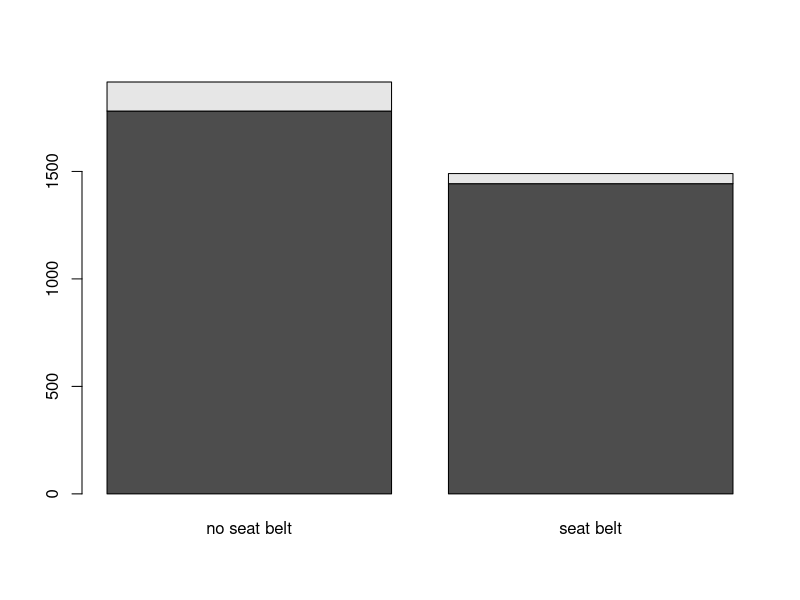
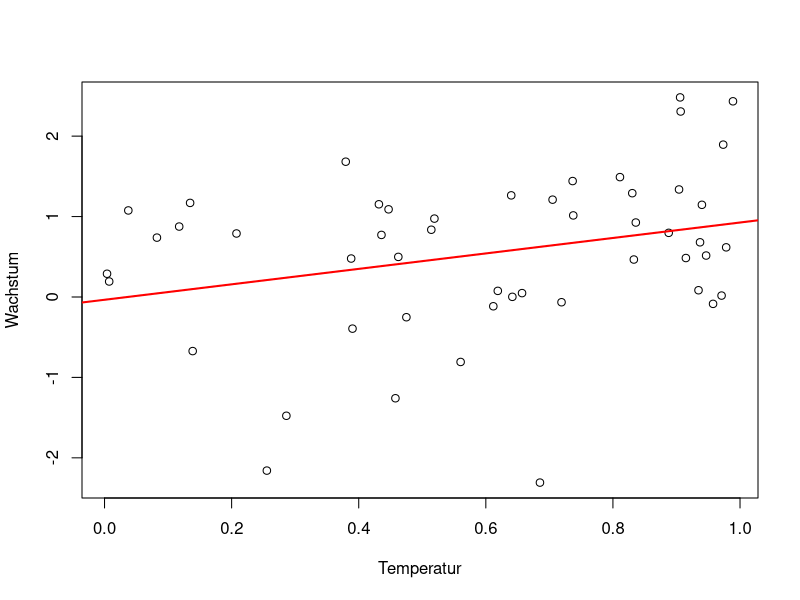
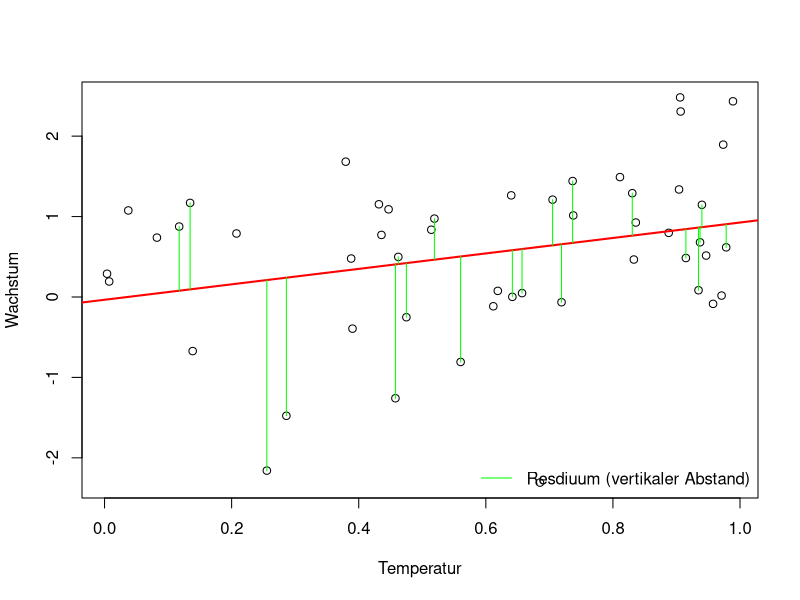
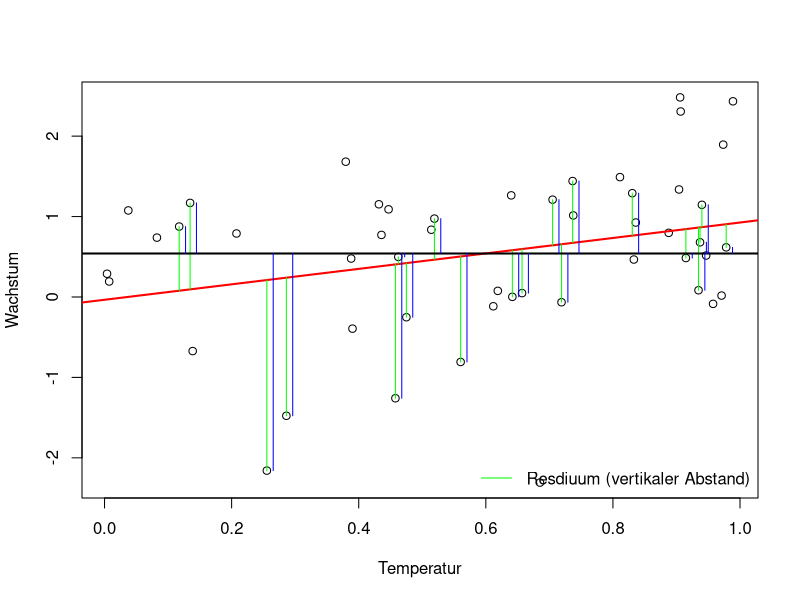
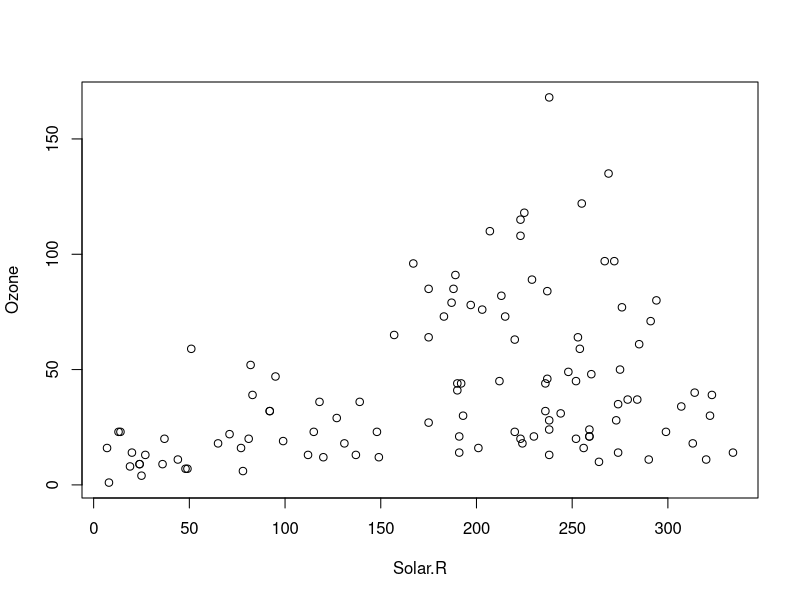
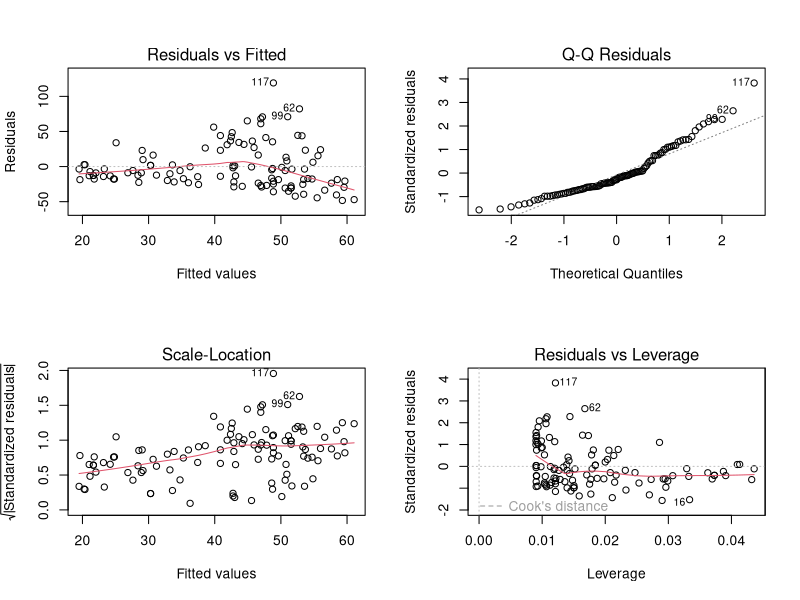
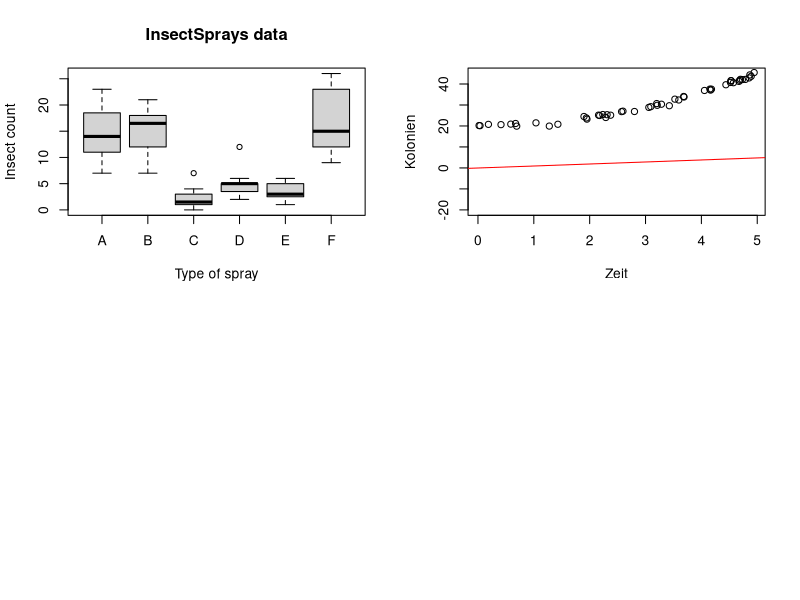
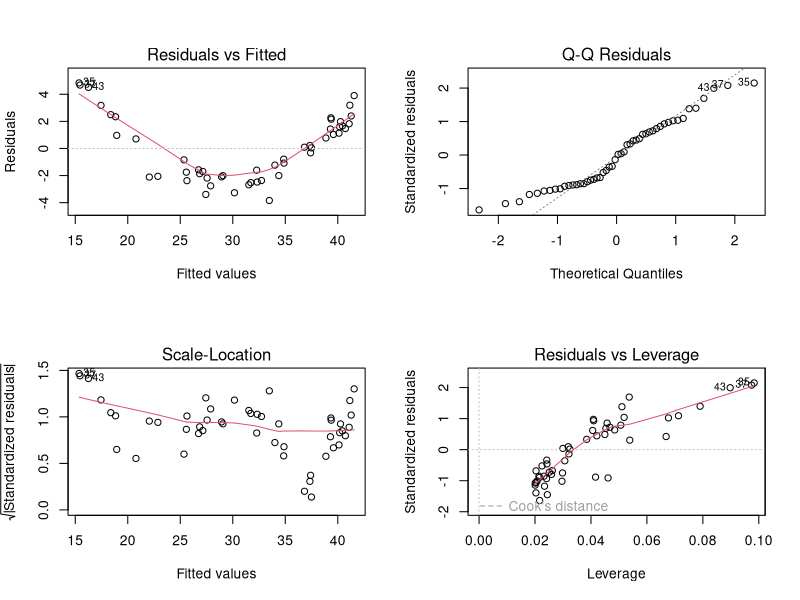

The R source for these figures, in order:
## ---- chunk 1
# T.test
t.test(1:10, y = c(7:20)) 
fit <- t.test(1:10, y = c(7:20)) 
print(fit)
## ---- chunk 2
survivors <- matrix(c(1781,1443,135,47), ncol=2)
colnames(survivors) <- c('survived','died')
rownames(survivors) <- c('no seat belt','seat belt')
## ---- chunk 3
survivors
## ---- chunk 4
barplot(t(survivors))
## ---- chunk 5
prop.test(survivors) 
## ---- chunk 6
## Daten generation IGNORE!!
set.seed(42)
Temperatur = runif(50)
Wachstum = Temperatur + rnorm(50)
##
## ---- chunk 7
model = lm(Wachstum ~ Temperatur)
plot(Temperatur, Wachstum)
abline(model, col = "red", lwd = 2)
## ---- chunk 8
plot(Temperatur, Wachstum)
abline(model, col = "red", lwd = 2)
predictions = predict(model)
for(i in 1:20)  segments(Temperatur[i], predictions[i], Temperatur[i], Wachstum[i], col = "green")
legend("bottomright", bty = "n", legend = "Resdiuum (vertikaler Abstand)", col = "green", lty = 1)
## ---- chunk 9
1 - sum((Wachstum - predictions)**2)/sum((Wachstum - mean(Wachstum))**2)
## ---- chunk 10
plot(Temperatur, Wachstum)
abline(model, col = "red", lwd = 2)
predictions = predict(model)
for(i in 1:20)  segments(Temperatur[i], predictions[i], Temperatur[i], Wachstum[i], col = "green")
legend("bottomright", bty = "n", legend = "Resdiuum (vertikaler Abstand)", col = "green", lty = 1)
abline(lm(Wachstum~1), col = "black", lwd = 2)
for(i in 1:20)  segments(Temperatur[i]+0.01, predict(lm(Wachstum~1))[i], Temperatur[i]+0.01, Wachstum[i], col = "blue")

## ---- chunk 11
plot(Ozone ~ Solar.R, data = airquality)
fit = lm(Ozone ~ Solar.R, data = airquality)
summary(fit)
## ---- chunk 12
par(mfrow = c(2,2))
plot(fit)
## ---- chunk 13
boxplot(count ~ spray, data = InsectSprays,
        xlab = "Type of spray", ylab = "Insect count",
        main = "InsectSprays data", varwidth = TRUE, col = "lightgray")

fit <- lm(count ~ spray, data = InsectSprays)
summary(fit)
## ---- chunk 14
anova(fit)
## ---- chunk 15
set.seed(42)
Zeit = runif(50, 0, 5)
Kolonien = 20 + Zeit**2 + rnorm(50, sd = 0.7)
## ---- chunk 16
plot(Kolonien~Zeit, ylim = c(-20, 45))
abline(model, col = "red")
## ---- chunk 17
model = lm(Kolonien ~ Zeit)
summary(model)
## ---- chunk 18
par(mfrow = c(2, 2))
plot(model)
par(mfrow = c(1,1))

## ---- chunk 19
plot(Kolonien~Zeit)
## ---- chunk 20
model = lm(Kolonien ~ I(Zeit^2) )
summary(model)
## ---- chunk 21
par(mfrow = c(2, 2))
plot(model)
par(mfrow = c(1,1))
## ---- chunk 22
set.seed(42)
Vorerkrankung = runif(5000, -1, 1)
Medikament = rbinom(5000, 1, plogis(Vorerkrankung))
Herzinfaktrisiko = 5 -Medikament + 4*Vorerkrankung + rnorm(5000, sd = 0.2) 

## ---- chunk 23
boxplot(Herzinfaktrisiko~Medikament)
## ---- chunk 24
model = lm(Herzinfaktrisiko~factor(Medikament))
summary(model)
## ---- chunk 25
model = lm(Herzinfaktrisiko~factor(Medikament) + Vorerkrankung)
summary(model)
## ---- chunk 26
m =  lm(Ozone~Temp+Wind, data = airquality)
summary(m)
## ---- chunk 27
m =  lm(Ozone~Temp*Wind, data = airquality)
summary(m)
## ---- chunk 28
library(effects)
plot(allEffects(m))
